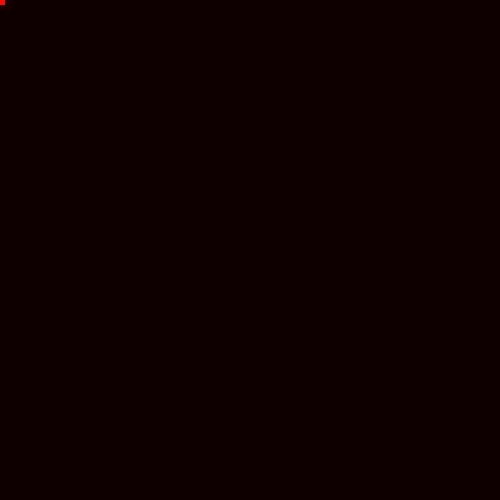
Frame 1 (no input)
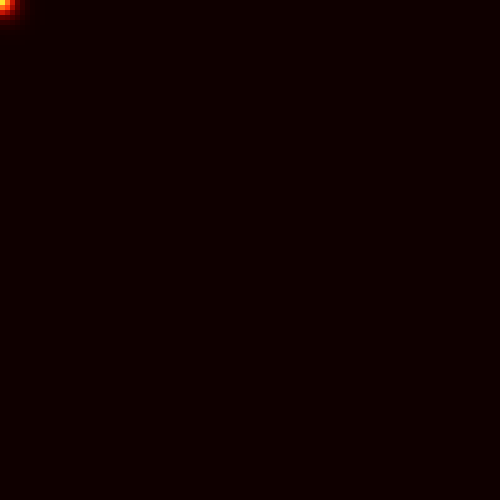
Frame 60 (no input)
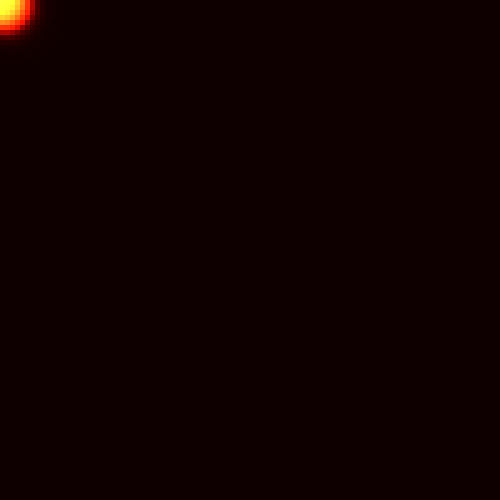
Frame 120 (the mouse pressed at the canvas centre since frame 60)

The p5.js sketch that drew these frames (run headless with seeded random() and noise() and a simulated clock; from frame 60 on, the mouse is pressed at the canvas centre):

// p5.js sketch
// ── sketch.js
//SIMULATION PARAMETERS: Change these values to change the simulation settings
//Note that all variables in this simulation are stored as 64-bit floating-point values, meaning that all variables have 16 significant digits in the backgroud of the simulation, regardless of the significance of the input variables

//Thermal conductivity of medium (in W m^-1 K-1)
thermConductivity = 6.2;

// Length step (voxel edge length) (1 = 1m, 0.001=1mm)
steplength = 0.01;

//time step (amount of modeled time that passes between each "frame" of the simulation) in seconds
t = 0.5;

// Size of reactor (width, height) multiples of the legnth step, or units (refered to as voxels)
// Notes that depth is fixed to a singular voxel to best model a 2-dimensional reactor
reactorWidth = 100;
reactorHeight = 100;

// volume of voxel is the length step cubed (m^3) times 1000 (dm^3)
volume = steplength * steplength * steplength * 1000;

//specific heat capacity of medium (in J g-1 K-1)
specheatcapacity = 0.5;

//density of medium per 1dm^3 in g dm^-3
density = 4000;

//specific heat capacity of voxel (the number of Joules of energy it takes to raise the temperature of a voxel by 1 Kelvin)
voxelheat = volume * density * specheatcapacity;

//diffusion constant of reactants and products (in m^2 s^-1)
diffusion = 1 * 10 ** -4;

//enthaply of reaction (in J mol^-1)
dH = -849000;

// activation energy of reaction (in J mol^-1)
Ea = 80000;

//Arrhenius factor

a = 0.001;

//inital temperature of reactor (in K)
initTemp = 298;

//initial tmeperature of "spark"
sparktemp = 9000;

//inital concentration of reactants (in mol dm^3)
initconc = 100;

//display simulation?
displaysim = true;

//Reaction "completion" threshold (in amount of product made relative to inital amount of reactant)
thresh = 0.9;
//Internal variables, do not modify
let rttwo;
thermfluxpre =
  (steplength * steplength * (thermConductivity / steplength) * t) / voxelheat;
thermfluxprert =
  (steplength * steplength * (thermConductivity / (rttwo * steplength)) * t) /
  voxelheat;

difffluxpre = steplength * steplength * (diffusion / steplength) * t;
difffluxprert =
  steplength * steplength * (diffusion / (rttwo * steplength)) * t;

let reactor;
let tempreactor;
let time = 0;
let done = false;
t1 = false;
t2 = false;
t3 = false;
t4 = false;
t5 = false;

class voxel {
  constructor(conc, temp) {
    this.conc = conc;
    this.temp = temp;
    this.pro = 0;
    this.k = 0;
  }

  react() {
    this.k = a * exp((-1 * Ea) / (this.temp * 8.31));
    let concdiff = this.conc * this.conc * this.k * t;
    if (concdiff > this.conc) {
      concdiff = this.conc;
    }
    this.conc -= concdiff;
    this.pro += concdiff;
    let molmade = concdiff * volume;
    this.temp += (-1 * dH * molmade) / voxelheat;
  }
}

function makeReactor(cols, rows, conc, temp) {
  let arr = new Array(cols);
  for (let i = 0; i < arr.length; i++) {
    arr[i] = new Array(rows);
    // Fill the array with class objects
    for (let j = 0; j < arr[i].length; j++) {
      arr[i][j] = new voxel(conc, temp);
    }
  }
  return arr;
}

function setup() {
  rttwo = sqrt(2);
  thermfluxpre = steplength * steplength * (thermConductivity / steplength) * t;
  thermfluxprert =
    steplength * steplength * (thermConductivity / (rttwo * steplength)) * t;

  difffluxpre = steplength * steplength * (diffusion / steplength) * t;
  difffluxprert =
    steplength * steplength * (diffusion / (rttwo * steplength)) * t;

  createCanvas(5 * reactorWidth, 5 * reactorHeight);

  reactor = makeReactor(reactorWidth, reactorHeight, initconc, initTemp);
  tempreactor = Array.from(reactor);

  reactor[0][0].temp = sparktemp;
}

// Check if a coordinate is within the bounds
function withinGrid(x, y) {
  return x >= 0 && x <= reactorWidth - 1 && y >= 0 && y <= reactorHeight - 1;
}

function tempConduct(x, y) {
  let temp = reactor[x][y].temp;

  if (withinGrid(x - 1, y - 1)) {
    temp += thermfluxprert * (reactor[x - 1][y - 1].temp - reactor[x][y].temp);
  }
  if (withinGrid(x + 1, y - 1)) {
    temp += thermfluxprert * (reactor[x + 1][y - 1].temp - reactor[x][y].temp);
  }
  if (withinGrid(x - 1, y + 1)) {
    temp += thermfluxprert * (reactor[x - 1][y + 1].temp - reactor[x][y].temp);
  }
  if (withinGrid(x + 1, y + 1)) {
    temp += thermfluxprert * (reactor[x + 1][y + 1].temp - reactor[x][y].temp);
  }

  if (withinGrid(x - 1, y)) {
    temp += thermfluxpre * (reactor[x - 1][y].temp - reactor[x][y].temp);
  }
  if (withinGrid(x + 1, y)) {
    temp += thermfluxpre * (reactor[x + 1][y].temp - reactor[x][y].temp);
  }
  if (withinGrid(x, y + 1)) {
    temp += thermfluxpre * (reactor[x][y + 1].temp - reactor[x][y].temp);
  }
  if (withinGrid(x, y - 1)) {
    temp += thermfluxpre * (reactor[x][y - 1].temp - reactor[x][y].temp);
  }
  return temp;
}

function reactDiffuse(x, y) {
  temp = reactor[x][y].conc;

  if (withinGrid(x - 1, y - 1)) {
    temp += difffluxprert * (reactor[x - 1][y - 1].conc - reactor[x][y].conc);
  }
  if (withinGrid(x + 1, y - 1)) {
    temp += difffluxprert * (reactor[x + 1][y - 1].conc - reactor[x][y].conc);
  }
  if (withinGrid(x - 1, y + 1)) {
    temp += difffluxprert * (reactor[x - 1][y + 1].conc - reactor[x][y].conc);
  }
  if (withinGrid(x + 1, y + 1)) {
    temp += difffluxprert * (reactor[x + 1][y + 1].conc - reactor[x][y].conc);
  }

  if (withinGrid(x - 1, y)) {
    temp += difffluxpre * (reactor[x - 1][y].conc - reactor[x][y].conc);
  }
  if (withinGrid(x + 1, y)) {
    temp += difffluxpre * (reactor[x + 1][y].conc - reactor[x][y].conc);
  }
  if (withinGrid(x, y + 1)) {
    temp += difffluxpre * (reactor[x][y + 1].conc - reactor[x][y].conc);
  }
  if (withinGrid(x, y - 1)) {
    temp += difffluxpre * (reactor[x][y - 1].conc - reactor[x][y].conc);
  }
  return temp;
}

function proDiffuse(x, y) {
  temp = reactor[x][y].pro;

  if (withinGrid(x - 1, y - 1)) {
    temp += difffluxprert * (reactor[x - 1][y - 1].pro - reactor[x][y].pro);
  }
  if (withinGrid(x + 1, y - 1)) {
    temp += difffluxprert * (reactor[x + 1][y - 1].pro - reactor[x][y].pro);
  }
  if (withinGrid(x - 1, y + 1)) {
    temp += difffluxprert * (reactor[x - 1][y + 1].pro - reactor[x][y].pro);
  }
  if (withinGrid(x + 1, y + 1)) {
    temp += difffluxprert * (reactor[x + 1][y + 1].pro - reactor[x][y].pro);
  }

  if (withinGrid(x - 1, y)) {
    temp += difffluxpre * (reactor[x - 1][y].pro - reactor[x][y].pro);
  }
  if (withinGrid(x + 1, y)) {
    temp += difffluxpre * (reactor[x + 1][y].pro - reactor[x][y].pro);
  }
  if (withinGrid(x, y + 1)) {
    temp += difffluxpre * (reactor[x][y + 1].pro - reactor[x][y].pro);
  }
  if (withinGrid(x, y - 1)) {
    temp += difffluxpre * (reactor[x][y - 1].pro - reactor[x][y].pro);
  }
  return temp;
}

function draw() {
  background(0);
  noStroke();
  for (let x = 0; x <= reactorWidth - 1; x++) {
    for (let y = 0; y <= reactorHeight - 1; y++) {
      reactor[x][y].react();
    }
  }

  for (let x = 0; x <= reactorWidth - 1; x++) {
    for (let y = 0; y <= reactorHeight - 1; y++) {
      tempreactor[x][y].temp = tempConduct(x, y);
    }
  }

  reactor = Array.from(tempreactor);

  if (displaysim) {
    for (let x = 0; x <= reactorWidth - 1; x++) {
      for (let y = 0; y <= reactorHeight - 1; y++) {
        fill(reactor[x][y].temp / 20, reactor[x][y].pro * 5, reactor[x][y].pro);
        square(x * 5, y * 5, 5);
      }
    }
    time += t;
    if (reactor[17][69].pro >= initconc * thresh && !t1) {
      print("P1 speed is: " + (sqrt(17 * 17 + 69 * 69) * steplength) / time);
      t1 = true;
    }
    if (reactor[32][63].pro >= initconc * thresh && !t2) {
      print("P2 speed is: " + (sqrt(32 * 32 + 63 * 63) * steplength) / time);
      t2 = true;
    }
    if (reactor[50][50].pro >= initconc * thresh && !t3) {
      print("P3 speed is: " + (sqrt(50 * 50 * 2) * steplength) / time);
      t3 = true;
    }
    if (reactor[63][32].pro >= initconc * thresh && !t4) {
      print("P4 speed is: " + (sqrt(32 * 32 + 63 * 63) * steplength) / time);
      t4 = true;
    }
    if (reactor[69][17].pro >= initconc * thresh && !t5) {
      print("P5 speed is: " + (sqrt(17 * 17 + 69 * 69) * steplength) / time);
      t5 = true;
    }
    if (reactor[reactorWidth - 1][reactorHeight - 1].pro >= initconc * 0.5) {
      noLoop();
    }
  }
}
